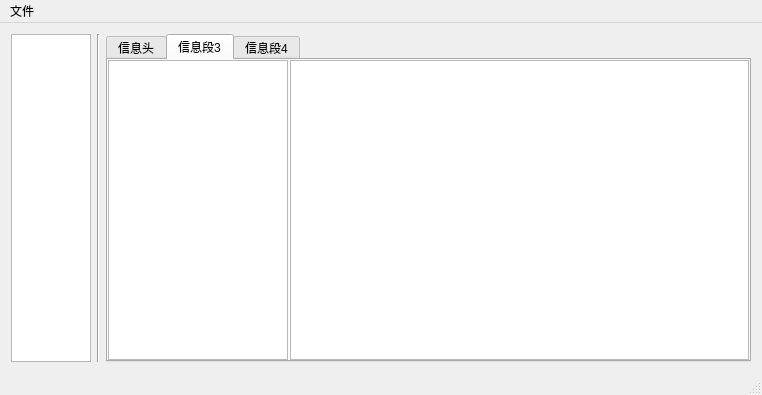
<?xml version="1.0" encoding="UTF-8"?>
<ui version="4.0">
 <class>BufAnalysisWin</class>
 <widget class="QMainWindow" name="BufAnalysisWin">
  <property name="geometry">
   <rect>
    <x>0</x>
    <y>0</y>
    <width>762</width>
    <height>395</height>
   </rect>
  </property>
  <property name="windowTitle">
   <string>BufAnalysisWin</string>
  </property>
  <widget class="QWidget" name="centralWidget">
   <layout class="QHBoxLayout" name="horizontalLayout">
    <item>
     <widget class="QListWidget" name="listWidget">
      <property name="sizePolicy">
       <sizepolicy hsizetype="Fixed" vsizetype="Expanding">
        <horstretch>0</horstretch>
        <verstretch>0</verstretch>
       </sizepolicy>
      </property>
      <property name="minimumSize">
       <size>
        <width>80</width>
        <height>0</height>
       </size>
      </property>
      <property name="maximumSize">
       <size>
        <width>80</width>
        <height>16777215</height>
       </size>
      </property>
     </widget>
    </item>
    <item>
     <widget class="Line" name="line">
      <property name="sizePolicy">
       <sizepolicy hsizetype="Fixed" vsizetype="MinimumExpanding">
        <horstretch>0</horstretch>
        <verstretch>0</verstretch>
       </sizepolicy>
      </property>
      <property name="orientation">
       <enum>Qt::Vertical</enum>
      </property>
     </widget>
    </item>
    <item>
     <widget class="QTabWidget" name="tabWidget">
      <property name="currentIndex">
       <number>1</number>
      </property>
      <property name="elideMode">
       <enum>Qt::ElideNone</enum>
      </property>
      <widget class="QWidget" name="tab_3">
       <attribute name="title">
        <string>信息头</string>
       </attribute>
       <layout class="QGridLayout" name="gridLayout_6">
        <property name="leftMargin">
         <number>0</number>
        </property>
        <property name="topMargin">
         <number>6</number>
        </property>
        <property name="rightMargin">
         <number>0</number>
        </property>
        <property name="bottomMargin">
         <number>0</number>
        </property>
        <property name="horizontalSpacing">
         <number>2</number>
        </property>
        <item row="0" column="0">
         <layout class="QGridLayout" name="gridLayout_4">
          <item row="0" column="1">
           <widget class="QLabel" name="label_2">
            <property name="text">
             <string>文件头</string>
            </property>
           </widget>
          </item>
          <item row="1" column="1">
           <widget class="QTextEdit" name="FileHeadEdit"/>
          </item>
         </layout>
        </item>
        <item row="0" column="1" rowspan="2">
         <layout class="QGridLayout" name="gridLayout_5">
          <item row="0" column="0">
           <widget class="QLabel" name="label_3">
            <property name="text">
             <string>信息段1</string>
            </property>
           </widget>
          </item>
          <item row="1" column="0">
           <widget class="QTextEdit" name="sec1_edit"/>
          </item>
         </layout>
        </item>
        <item row="1" column="0">
         <layout class="QGridLayout" name="gridLayout_3">
          <item row="1" column="0">
           <widget class="QTextEdit" name="sec0_edit"/>
          </item>
          <item row="0" column="0">
           <widget class="QLabel" name="label">
            <property name="text">
             <string>信息段0</string>
            </property>
           </widget>
          </item>
         </layout>
        </item>
       </layout>
      </widget>
      <widget class="QWidget" name="tab">
       <attribute name="title">
        <string>信息段3</string>
       </attribute>
       <layout class="QGridLayout" name="gridLayout_2">
        <property name="leftMargin">
         <number>0</number>
        </property>
        <property name="topMargin">
         <number>0</number>
        </property>
        <property name="rightMargin">
         <number>0</number>
        </property>
        <property name="bottomMargin">
         <number>0</number>
        </property>
        <property name="horizontalSpacing">
         <number>2</number>
        </property>
        <property name="verticalSpacing">
         <number>0</number>
        </property>
        <item row="0" column="1">
         <widget class="QTableView" name="tableView_2"/>
        </item>
        <item row="0" column="0">
         <widget class="QTextEdit" name="sec3_edit">
          <property name="maximumSize">
           <size>
            <width>180</width>
            <height>16777215</height>
           </size>
          </property>
         </widget>
        </item>
       </layout>
      </widget>
      <widget class="QWidget" name="tab_2">
       <attribute name="title">
        <string>信息段4</string>
       </attribute>
       <layout class="QGridLayout" name="gridLayout">
        <property name="leftMargin">
         <number>0</number>
        </property>
        <property name="topMargin">
         <number>0</number>
        </property>
        <property name="rightMargin">
         <number>0</number>
        </property>
        <property name="bottomMargin">
         <number>0</number>
        </property>
        <item row="0" column="0">
         <widget class="QTableView" name="tableView">
          <property name="sizePolicy">
           <sizepolicy hsizetype="Expanding" vsizetype="Expanding">
            <horstretch>0</horstretch>
            <verstretch>0</verstretch>
           </sizepolicy>
          </property>
         </widget>
        </item>
       </layout>
      </widget>
     </widget>
    </item>
   </layout>
  </widget>
  <widget class="QMenuBar" name="menuBar">
   <property name="geometry">
    <rect>
     <x>0</x>
     <y>0</y>
     <width>762</width>
     <height>22</height>
    </rect>
   </property>
   <widget class="QMenu" name="menu">
    <property name="title">
     <string>文件</string>
    </property>
    <addaction name="OpenFile"/>
    <addaction name="OpenFiles"/>
    <addaction name="save_as"/>
    <addaction name="quit"/>
   </widget>
   <addaction name="menu"/>
  </widget>
  <widget class="QStatusBar" name="statusBar"/>
  <action name="OpenFile">
   <property name="text">
    <string>打开单报表文件</string>
   </property>
   <property name="shortcut">
    <string>Ctrl+O</string>
   </property>
  </action>
  <action name="OpenFiles">
   <property name="text">
    <string>打开多报表文件</string>
   </property>
   <property name="shortcut">
    <string>Ctrl+Shift+O</string>
   </property>
  </action>
  <action name="save_as">
   <property name="text">
    <string>另存为</string>
   </property>
   <property name="shortcut">
    <string>Ctrl+Shift+S</string>
   </property>
  </action>
  <action name="quit">
   <property name="text">
    <string>退出</string>
   </property>
   <property name="shortcut">
    <string>Ctrl+F4</string>
   </property>
  </action>
 </widget>
 <layoutdefault spacing="6" margin="11"/>
 <resources/>
 <connections/>
</ui>
